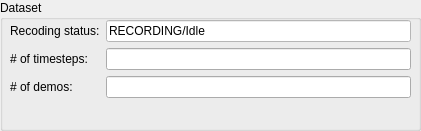
   <widget class="QGroupBox" name="dataset_group_box">
    <property name="geometry">
     <rect>
      <x>480</x>
      <y>490</y>
      <width>421</width>
      <height>131</height>
     </rect>
    </property>
    <property name="title">
     <string>Dataset</string>
    </property>
    <widget class="QWidget" name="formLayoutWidget_2">
     <property name="geometry">
      <rect>
       <x>10</x>
       <y>20</y>
       <width>401</width>
       <height>101</height>
      </rect>
     </property>
     <layout class="QFormLayout" name="formLayout_3">
      <property name="fieldGrowthPolicy">
       <enum>QFormLayout::AllNonFixedFieldsGrow</enum>
      </property>
      <item row="2" column="0">
       <widget class="QLabel" name="label_12">
        <property name="text">
         <string># of demos:</string>
        </property>
       </widget>
      </item>
      <item row="2" column="1">
       <widget class="QLineEdit" name="num_demos_line">
        <property name="readOnly">
         <bool>true</bool>
        </property>
       </widget>
      </item>
      <item row="0" column="0">
       <widget class="QLabel" name="label_13">
        <property name="text">
         <string>Recoding status:</string>
        </property>
       </widget>
      </item>
      <item row="1" column="0">
       <widget class="QLabel" name="label_40">
        <property name="text">
         <string># of timesteps:</string>
        </property>
       </widget>
      </item>
      <item row="1" column="1">
       <widget class="QLineEdit" name="num_timesteps_line">
        <property name="enabled">
         <bool>true</bool>
        </property>
        <property name="readOnly">
         <bool>true</bool>
        </property>
       </widget>
      </item>
      <item row="0" column="1">
       <widget class="QLineEdit" name="recording_status_line">
        <property name="enabled">
         <bool>true</bool>
        </property>
        <property name="styleSheet">
         <string notr="true">QLineEdit { background-color : white; }</string>
        </property>
        <property name="text">
         <string>RECORDING/Idle</string>
        </property>
        <property name="alignment">
         <set>Qt::AlignLeading|Qt::AlignLeft|Qt::AlignVCenter</set>
        </property>
        <property name="readOnly">
         <bool>true</bool>
        </property>
       </widget>
      </item>
     </layout>
    </widget>
   </widget>
